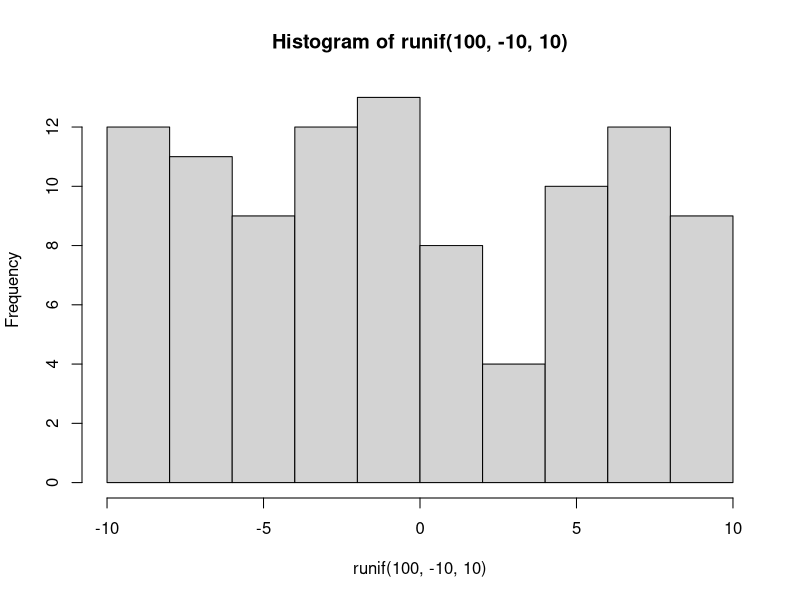
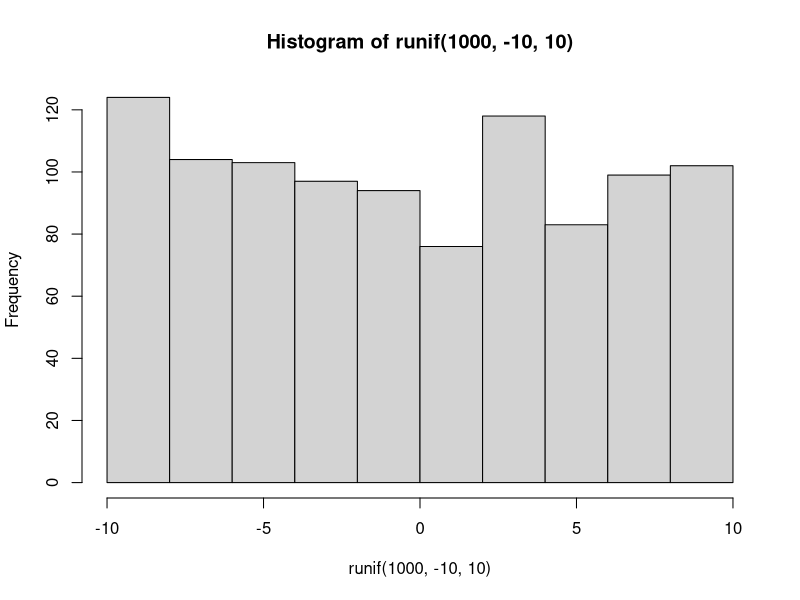
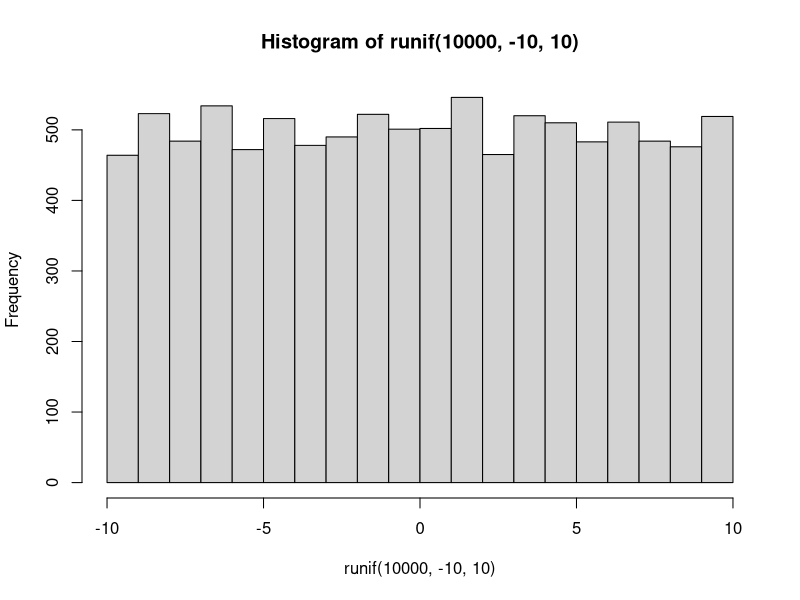
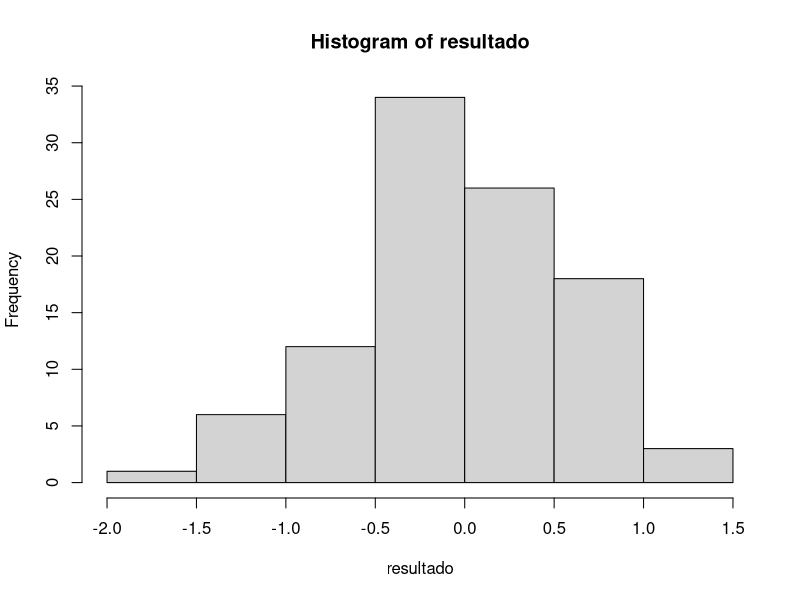
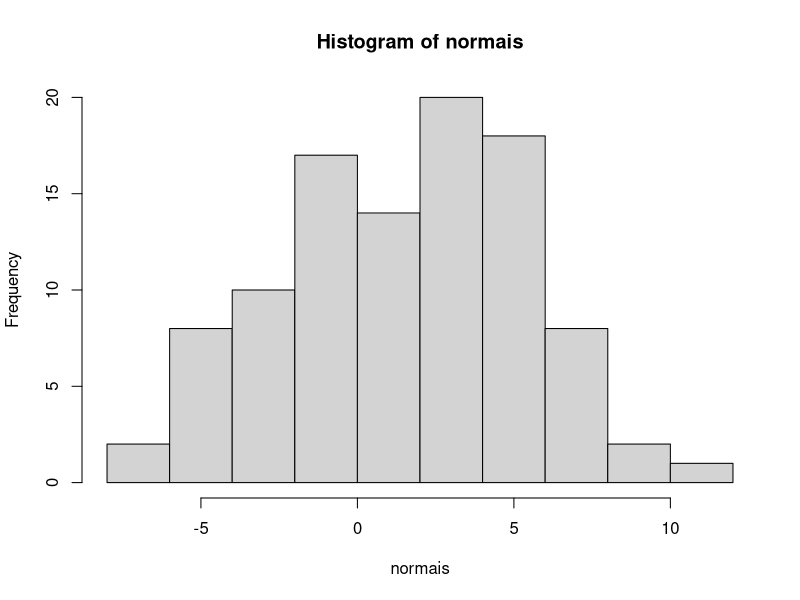
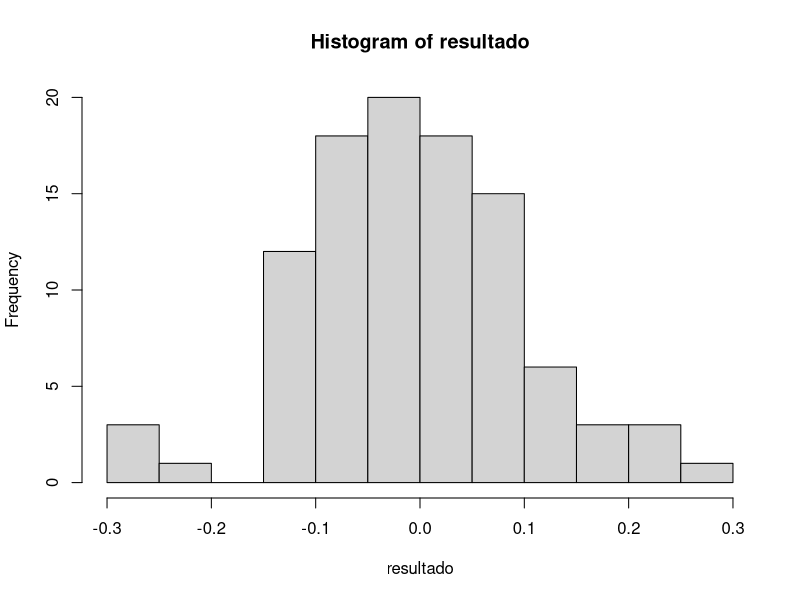
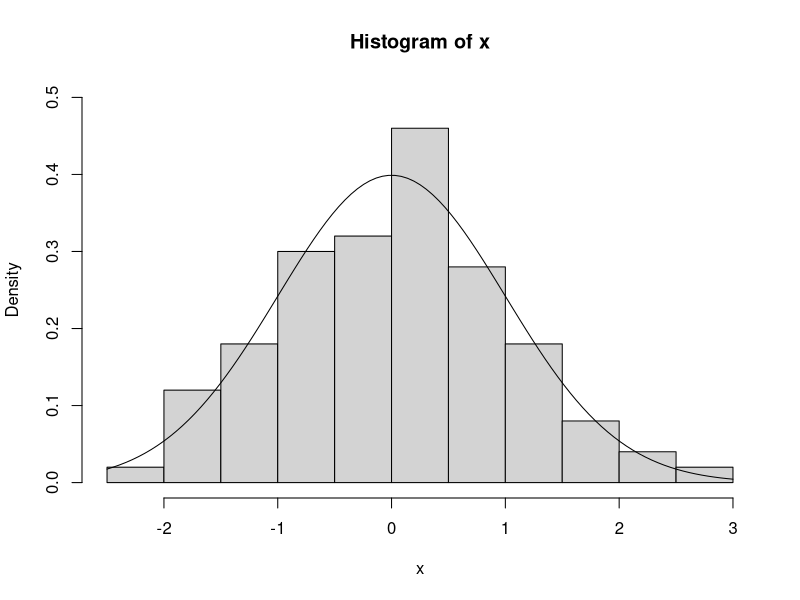

Source code (R) for these figures, in order:
runif(100,-10,10)
mean(runif(10,-10,10))
hist(runif(100,-10,10))

mean(runif(1000,-10,10))
hist(runif(1000,-10,10))

mean(runif(10000,-10,10))
hist(runif(10000,-10,10))

sort.unif <- function(quantos, repete, min, max) {
  resultado <- vector(length = repete) # cria vetor vazio
  for(i in 1:repete) {
    sorteio <- runif(quantos, min, max)
    resultado[i] <- mean(sorteio)
  }
  hist(resultado)
}

sort.unif(100, 100, -10, 10)


normais <- rnorm(100, 2, 4)
mean(normais)
sd(normais)
hist(normais)

n <- 100
x <- rnorm(n)
mean(x)
sd(x)

qt(0.975, n-1)
mean(x)
sd(x)
se <- sd(x)/sqrt(n)
CI <- qt(0.975, n-1) * se
mean(x) - CI
mean(x) + CI

sort.norm <- function(quantos, repete, media, variancia) {
  resultado <- vector(length = repete)
  for(i in 1:repete) {
    sorteio <- rnorm(quantos, media, variancia)
    resultado[i] <- mean(sorteio)
  }
  hist(resultado)
}
sort.norm(100, 100, 0, 1)

hist(x,freq=F,ylim=c(0,0.5))
curve(dnorm(x),add=T)
